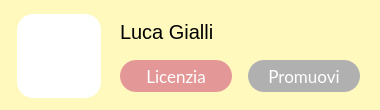
  <widget class="QWidget" name="widget_7" native="true">
   <property name="geometry">
    <rect>
     <x>440</x>
     <y>620</y>
     <width>380</width>
     <height>110</height>
    </rect>
   </property>
   <property name="minimumSize">
    <size>
     <width>100</width>
     <height>110</height>
    </size>
   </property>
   <property name="maximumSize">
    <size>
     <width>16777215</width>
     <height>116</height>
    </size>
   </property>
   <property name="styleSheet">
    <string notr="true">border-radius: 22px;
background-color:#fff9be;
border-width:0px;</string>
   </property>
   <widget class="QLabel" name="immagineLabel_25">
    <property name="geometry">
     <rect>
      <x>17</x>
      <y>14</y>
      <width>84</width>
      <height>84</height>
     </rect>
    </property>
    <property name="sizePolicy">
     <sizepolicy hsizetype="MinimumExpanding" vsizetype="MinimumExpanding">
      <horstretch>0</horstretch>
      <verstretch>0</verstretch>
     </sizepolicy>
    </property>
    <property name="minimumSize">
     <size>
      <width>84</width>
      <height>84</height>
     </size>
    </property>
    <property name="maximumSize">
     <size>
      <width>84</width>
      <height>84</height>
     </size>
    </property>
    <property name="styleSheet">
     <string notr="true">border-radius: 16px;
background-color: rgba(255, 255, 255, 255);</string>
    </property>
    <property name="text">
     <string/>
    </property>
    <property name="pixmap">
     <pixmap resource="res/res.qrc">:/icons/shield_FILL1_wght500_GRAD200_opsz48_risultato.png</pixmap>
    </property>
    <property name="scaledContents">
     <bool>true</bool>
    </property>
    <property name="alignment">
     <set>Qt::AlignCenter</set>
    </property>
    <property name="margin">
     <number>10</number>
    </property>
    <property name="indent">
     <number>10</number>
    </property>
   </widget>
   <widget class="QLabel" name="titoloLabel_15">
    <property name="geometry">
     <rect>
      <x>120</x>
      <y>16</y>
      <width>251</width>
      <height>31</height>
     </rect>
    </property>
    <property name="styleSheet">
     <string notr="true">font-size: 20px;
text-align: left;
background-color: rgba(255, 255, 255,0);
</string>
    </property>
    <property name="text">
     <string>Luca Gialli</string>
    </property>
    <property name="alignment">
     <set>Qt::AlignLeading|Qt::AlignLeft|Qt::AlignVCenter</set>
    </property>
   </widget>
   <widget class="QPushButton" name="pushButton_11">
    <property name="geometry">
     <rect>
      <x>248</x>
      <y>60</y>
      <width>112</width>
      <height>32</height>
     </rect>
    </property>
    <property name="font">
     <font>
      <family>Lato</family>
      <pointsize>13</pointsize>
      <weight>50</weight>
      <italic>false</italic>
      <bold>false</bold>
     </font>
    </property>
    <property name="cursor">
     <cursorShape>PointingHandCursor</cursorShape>
    </property>
    <property name="autoFillBackground">
     <bool>false</bool>
    </property>
    <property name="styleSheet">
     <string notr="true">QPushButton{
 background-color:#b0b0b0;
 border-style: solid;
 border-radius:16px;
color: rgb(255, 255, 255);
	font: 13pt &quot;Lato&quot;;
}

QPushButton::hover{


	border-color : rgb(15, 138, 204);
	color: white;
border-width:0;
}

QPushButton::pressed{
	border-color:#b0b0b0;
	border-width:2;
	background-color : white;
	color:rgb(104, 194, 253);
}
</string>
    </property>
    <property name="text">
     <string>Promuovi</string>
    </property>
   </widget>
   <widget class="QPushButton" name="pushButton_12">
    <property name="geometry">
     <rect>
      <x>120</x>
      <y>60</y>
      <width>112</width>
      <height>32</height>
     </rect>
    </property>
    <property name="font">
     <font>
      <family>Lato</family>
      <pointsize>13</pointsize>
      <weight>50</weight>
      <italic>false</italic>
      <bold>false</bold>
     </font>
    </property>
    <property name="cursor">
     <cursorShape>PointingHandCursor</cursorShape>
    </property>
    <property name="autoFillBackground">
     <bool>false</bool>
    </property>
    <property name="styleSheet">
     <string notr="true">QPushButton{
 background-color:#e39797;
 border-style: solid;
 border-radius:16px;
color: rgb(255, 255, 255);
	font: 13pt &quot;Lato&quot;;
}

QPushButton::hover{


	border-color : rgb(15, 138, 204);
	color: white;
border-width:0;
}

QPushButton::pressed{
	border-color:#e39797;
	border-width:2;
	background-color : white;
	color:rgb(104, 194, 253);
}
</string>
    </property>
    <property name="text">
     <string>Licenzia</string>
    </property>
   </widget>
  </widget>
